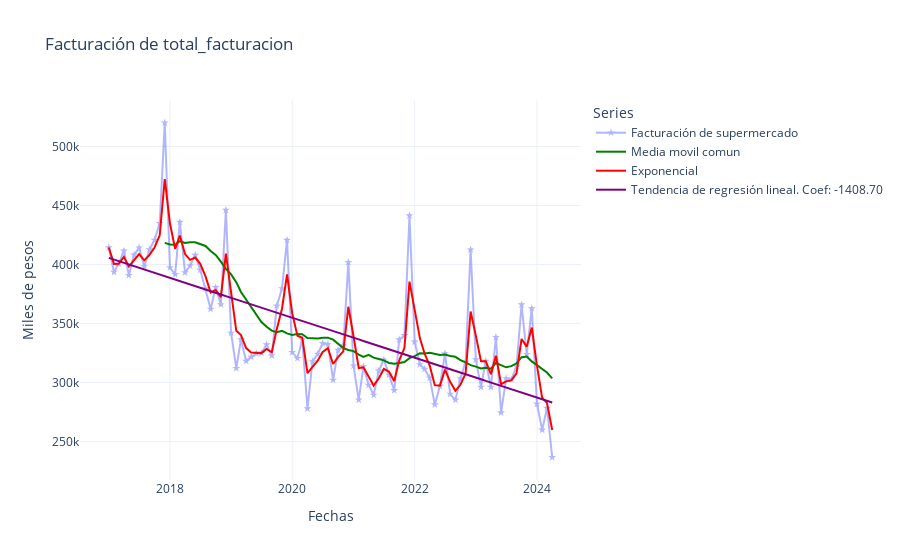
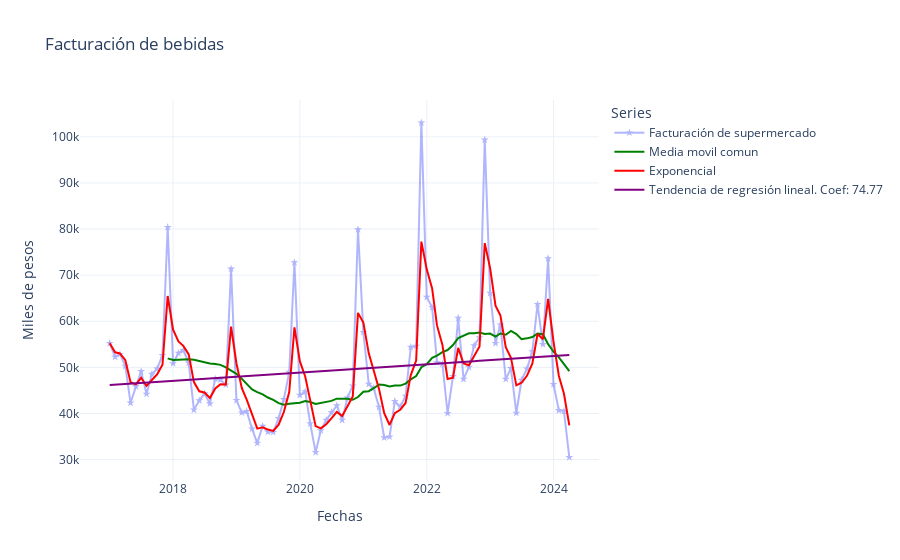
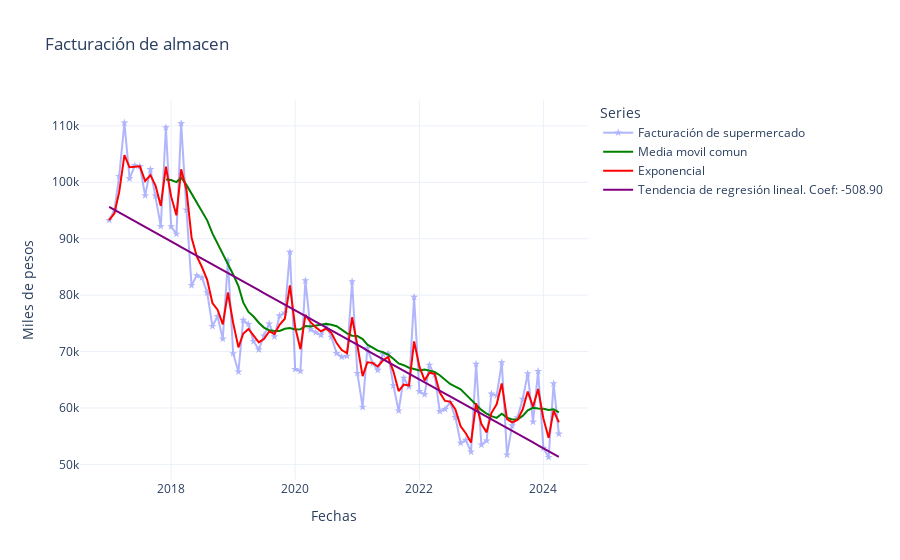
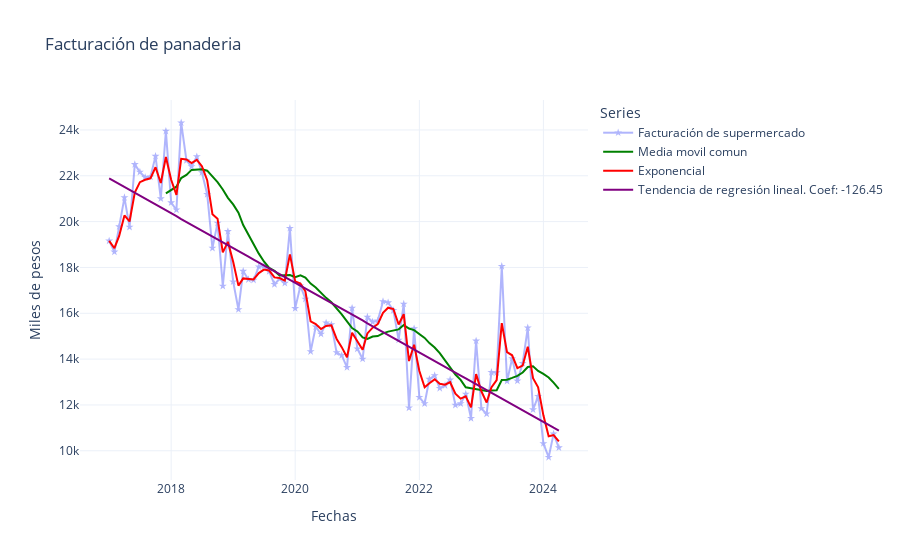

The notebook cell these images were saved under, in order:
### Markdown cell above
<h1> Pruebas de TENDENCIA </h1>

### Code cell
for columns in columnas:

    #Asignacion de la columna objetivo
    columna_objetivo = columns

    #la X crea una "tendencia" lineal incremental a partir de 0
    X = np.arange(0, len(df)).reshape(-1, 1) #--> con reshape ajustamos los datos para el modelo
    y = df[columna_objetivo]

    #Creamos modelo y lo ajustamos
    model = LinearRegression()
    model.fit(X, y)
    trend = model.predict(X) #--> Prediccion de tendencia con coeficiente BETA_1

    # Crear el gráfico interactivo
    fig = go.Figure()

    # Agregar la serie original
    fig.add_trace(go.Scatter(x=df.index, y=df[columna_objetivo],
                            mode='lines+markers',
                            name='Facturación de supermercado',
                            marker=dict(symbol='star'),
                            hoverinfo='x+y+text',
                            opacity = 0.5))

    #M.V COMUN
    fig.add_trace(go.Scatter(x=df.index, y=df[columna_objetivo].rolling(window=12).mean(),
                            mode='lines',
                            name='Media movil comun',
                            line=dict(color='green')))
    
    #M.V EXPONENCIAL
    fig.add_trace(go.Scatter(x=df.index, y=df[columna_objetivo].ewm(span=3).mean(),
                            mode='lines',
                            name='Exponencial',
                            line=dict(color='red')))

    #REGRESION LINEAL DE UN COEFICIENTE
    fig.add_trace(go.Scatter(x=df.index, y=trend,
                            mode='lines',
                            name=f'Tendencia de regresión lineal. Coef: {model.coef_[0]:.2f}',
                            line=dict(color='purple')))

    # Configurar el diseño del gráfico
    fig.update_layout(
        title=f'Facturación de {columna_objetivo}',
        xaxis_title='Fechas',
        yaxis_title='Miles de pesos',
        legend_title='Series',
        hovermode='x unified',
        template='plotly_white',

    )

    # Mostrar el gráfico
    fig.show()
